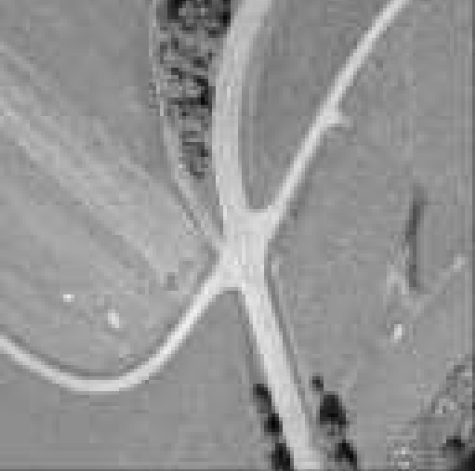
%> input picture test.png, 475 x 471 px
$ octave algrithm.m   (GNU Octave 9; MATLAB toolbox functions it lacks are replaced by stand-ins)
%> lines starting %> are read from the running program, lines starting %| are printed output that depends on the picture; in (x1, y1, x2, y2) boxes, pixels count from 0 and x2, y2 are one past the last pixel; in counts of white or black regions, pixels touching at a corner belong together; the program's own positions count from 1
%> further down, rawImg is the input picture: size 471x475x3 uint8; min 4, max 240, mean 148.5
### Hessian2D.m
function [Dx,Dy,Dxx,Dxy,Dyy] = Hessian2D(I,Sigma)
%> called with Sigma = 8
%  This function Hessian2 Filters the image with 2nd derivatives of a
%  Gaussian with parameter Sigma.
%
% [Dxx,Dxy,Dyy] = Hessian2(I,Sigma);
%
% inputs,
%   I : The image, class preferable double or single
%   Sigma : The sigma of the gaussian kernel used
%
% outputs,
%   Dxx, Dxy, Dyy: The 2nd derivatives
%
% example,
%   I = im2double(imread('moon.tif'));
%   [Dxx,Dxy,Dyy] = Hessian2(I,2);
%   figure, imshow(Dxx,[]);
%
% Function is written by D.Kroon University of Twente (June 2009)

if nargin < 2, Sigma = 1; end

% Make kernel coordinates
[X,Y]   = ndgrid(-round(3*Sigma):round(3*Sigma));

% Build the gaussian 2nd derivatives filters
DGaussx  = 1/(2*pi*Sigma^4)*(-X).* exp(-(X.^2 + Y.^2)/(2*Sigma^2));
DGaussy  = 1/(2*pi*Sigma^4)*(-Y).* exp(-(X.^2 + Y.^2)/(2*Sigma^2));
DGaussxx = 1/(2*pi*Sigma^4) * (X.^2/Sigma^2 - 1) .* exp(-(X.^2 + Y.^2)/(2*Sigma^2));
DGaussxy = 1/(2*pi*Sigma^6) * (X .* Y)           .* exp(-(X.^2 + Y.^2)/(2*Sigma^2));
DGaussyy = DGaussxx';

Dx  = imfilter(I,DGaussx,'conv');
Dy  = imfilter(I,DGaussy,'conv');
Dxx = imfilter(I,DGaussxx,'conv');
Dxy = imfilter(I,DGaussxy,'conv');
Dyy = imfilter(I,DGaussyy,'conv');

### eig2image.m
function [Lambda1,Lambda2,Ix,Iy]=eig2image(Dxx,Dxy,Dyy)
% This function eig2image calculates the eigen values from the
% hessian matrix, sorted by abs value. And gives the direction
% of the ridge (eigenvector smallest eigenvalue) .
%
% [Lambda1,Lambda2,Ix,Iy]=eig2image(Dxx,Dxy,Dyy)
%

%
% | Dxx  Dxy |
% |          |
% | Dxy  Dyy |


% Compute the eigenvectors of J, v1 and v2
tmp = sqrt((Dxx - Dyy).^2 + 4*Dxy.^2);
v2x = 2*Dxy; v2y = Dyy - Dxx + tmp;

% Normalize
mag = sqrt(v2x.^2 + v2y.^2); i = (mag ~= 0);
%> after `i = (mag ~= 0)`: i: size 471x475 logical; every value is 1
v2x(i) = v2x(i)./mag(i);
v2y(i) = v2y(i)./mag(i);

% The eigenvectors are orthogonal
v1x = -v2y;
v1y = v2x;

% Compute the eigenvalues
mu1 = 0.5*(Dxx + Dyy + tmp);
mu2 = 0.5*(Dxx + Dyy - tmp);

% Sort eigen values by absolute value abs(Lambda1)<abs(Lambda2)
check=abs(mu1)>abs(mu2);
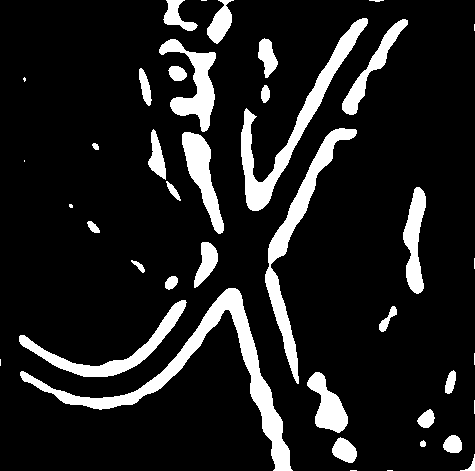
%> check: size 471x475 logical; 12.6% white; 41 white regions (11 under 20 px), largest, box (x1, y1, x2, y2) and area: (20, 288, 293, 471) 5735, (241, 18, 368, 211) 3729, (265, 128, 357, 384) 3473

Lambda1=mu1; Lambda1(check)=mu2(check);
%> after `Lambda1(check)=mu2(check)`:
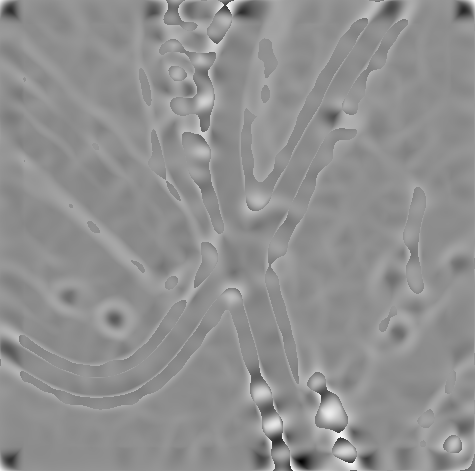
%> Lambda1: size 471x475 double; min -0.00226, max 0.00149, mean -0.000138; drawn with min black and max white
Lambda2=mu2; Lambda2(check)=mu1(check);
%> after `Lambda2(check)=mu1(check)`:
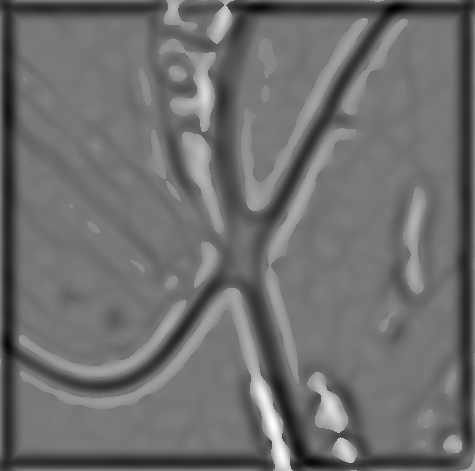
%> Lambda2: size 471x475 double; min -0.0033, max 0.00322, mean -0.000467; drawn with min black and max white

Ix=v1x; Ix(check)=v2x(check);
%> after `Ix(check)=v2x(check)`:
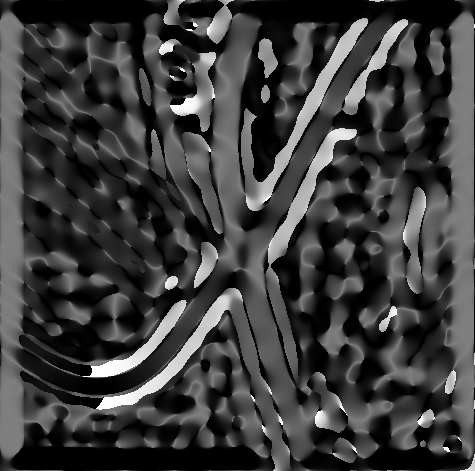
%> Ix: size 471x475 double; min -1, max 1, mean -0.511; drawn with min black and max white
Iy=v1y; Iy(check)=v2y(check);
%> after `Iy(check)=v2y(check)`:
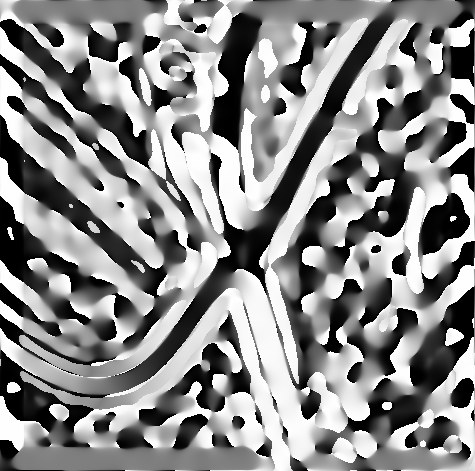
%> Iy: size 471x475 double; min -1, max 1, mean 0.0827; drawn with min black and max white

### z_lineCenterPts.m
function [ linePixel] = z_lineCenterPts(im)

if nargin <2
    sigma = 8;
end

% ¨M©w°¾·L¤Àªº
[Dx,Dy,Dxx,Dxy,Dyy] = Hessian2D(im,sigma);

[eigenvalue1, eigenvalue2, eigenvectorx, eigenvectory]=eig2image(Dxx, Dxy, Dyy);

%§PÂ_(px, py)¬O§_¦b[-1/2,1/2]X[-1/2,1/2]½d³ò
t = -(Dx.*eigenvectorx + Dy .* eigenvectory) ./...
    (Dxx .* eigenvectorx.^2 + 2*Dxy.*eigenvectorx.*eigenvectory + Dyy.*eigenvectory.^2 );

px = t.*eigenvectorx;
py = t.*eigenvectory;
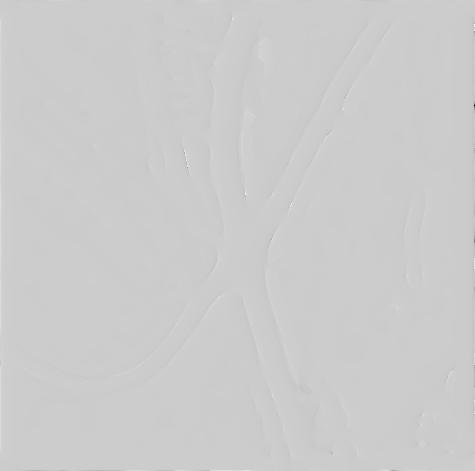
%> py: size 471x475 double; min -1262.1, max 314.7, mean -0.1; drawn with min black and max white

[candidateX1, candidateY1] = find(px >= -0.5 & px <= 0.5 & py >= -0.5 & py <= 0.5);
%> candidateX1 = 24519 values from 1 to 471; candidateY1 = 24519 values from 1 to 475

linePixel = [candidateX1, candidateY1];

### algrithm.m
rawImg = imread('C:\Users\くい\Desktop\test.png');

img = double(rgb2gray(rawImg));

img = img/255;
[ linePixel] = z_lineCenterPts(img);

figure(1), imshow(img);
hold on
plot(linePixel(:,2), linePixel(:,1), 'g.');
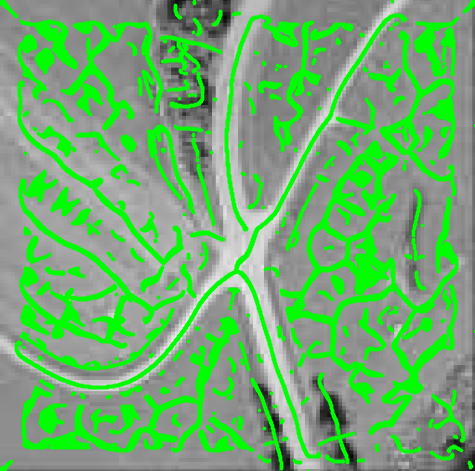
%> figure redrawn from the program's plot data
hold off;
